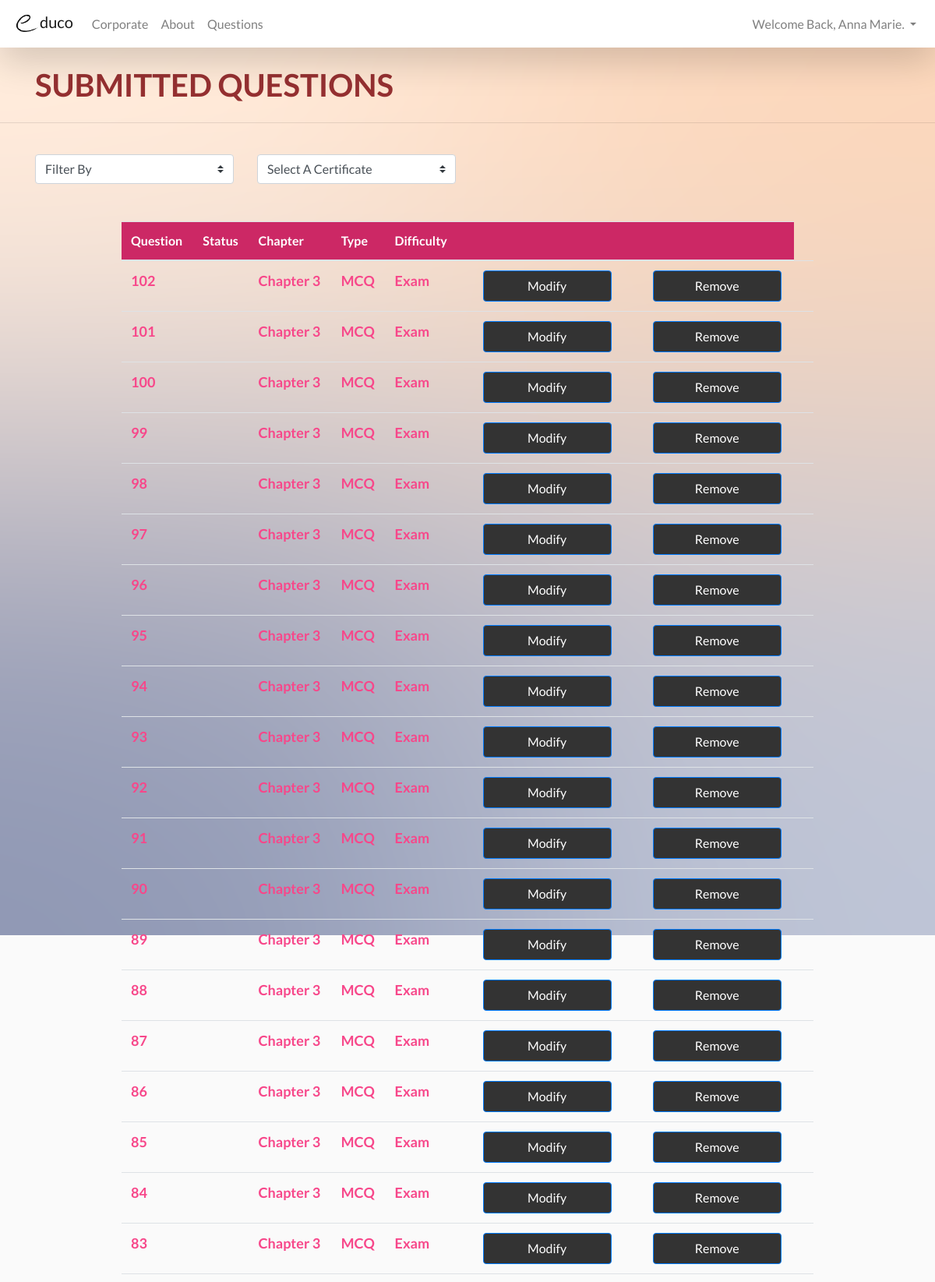
The page /website/corporate/corporate_submitted_questions.php (signed in, upper part) on the database its author committed.
### tables this page shows
CREATE TABLE IF NOT EXISTS `question` (
  `Q_No` int(11) NOT NULL AUTO_INCREMENT,
  `U_ID` int(11) NOT NULL,
  `Chapter` varchar(255) NOT NULL,
  `Format` varchar(255) NOT NULL,
  `Difficulty` varchar(255) NOT NULL,
  `Mark` int(1) NOT NULL,
  `QuestionContent` text NOT NULL,
  `Image` mediumblob,
  `Imagepath` varchar(255) DEFAULT NULL,
  `A` varchar(255) NOT NULL,
  `B` varchar(255) NOT NULL,
  `C` varchar(255) NOT NULL,
  `D` varchar(255) NOT NULL,
  `TrueAnswer` varchar(255) NOT NULL,
  `Approval` int(11) DEFAULT NULL,
  PRIMARY KEY (`Q_No`)
);

### website/corporate/corporate_submitted_questions.php (the view, shortened to what this page needs)
<!DOCTYPE html>
<html>
<head>
<?php include($_SERVER["DOCUMENT_ROOT"].'/template/header.php'); ?>
</head>
<body>
<?php include($_SERVER["DOCUMENT_ROOT"].'/template/corporatenavbar.php'); ?>
<br/>
<div class="container">
  <div class="row">
    <div class="col-lg-10">
      <h4 class="float-left" style="font-size: 2.5em; color: #953031; font-weight: bold;">
      SUBMITTED QUESTIONS&nbsp;&nbsp;&nbsp;
      </h4>
    </div>
  </div>
</div>
<hr/><br/>
<div class="container">
  <div class="row">
    <div class="col-sm-3">
      <select class="custom-select" id="inputGroupSelect01">
        <option selected disabled>Filter By</option>
      </select>
    </div>
    <div class="col-sm-3">
      <select class="custom-select" id="inputGroupSelect01">
        <option selected disabled>Select A Certificate</option>
      </select>
    </div>
  </div>
<br/><br/>
<table class="table table-hover" style="margin-left: 10%; width: 80%;">
  <thead>
    <tr style="background-color: #CC2865; color: white;">
      <th>Question</th>
      <th>Status</th>
      <th>Chapter</th>
      <th>Type</th>
      <th>Difficulty</th>
      <th></th>
      <th></th>
      <th></th>
    </tr>
  </thead>
<tbody style="color: #F7478A; font-size: 18px; font-weight: bold;">
<?php
$conn = mysqli_connect('localhost','root','','educo');
$sql = "SELECT Q_No,Approval,Chapter,Format,Difficulty FROM question";
$result = mysqli_query($conn, $sql);
while($row = mysqli_fetch_array($result))
{
  echo "<tr>";
  echo "<td>" . $row['Q_No'] . "</td>";
  echo "<td>" . $row['Approval'] . "</td>";
  echo "<td>" . $row['Chapter'] . "</td>";
  echo "<td>" . $row['Format'] . "</td>";
  echo "<td>" . $row['Difficulty'] . "</td>";
  echo "<td>";
  echo "<button class= 'btn btn-primary' style='width: 165px; height: 40px; color: white;
        background-color:#333333;' onclick=\"window.location.href='edit_question_teacher.php?id=".$row['Q_No']."'\">Modify</button></td>";
  echo "<td>";
  echo "<td>";
  echo "<button class= 'btn btn-primary' style='width: 165px; height: 40px; color: white;
        background-color:#333333;'>Remove</button></td>";
  echo "<td>";
  echo "</tr>";
  }
  echo "</table>";
?>
</div>
</body>
</html>

### template/header.php (style rules this page uses)
body { font-family: 'Lato' !important; background-color: #FAFAFA !important; }

### website/corporate/corporate_submitted_questions.php (style rules this page uses)
body { background-image: url("/pictures/Corporate Background.png"); background-repeat: no-repeat; background-size: 100%; }

### rows shown on the page
question: Q_No "102", Chapter "Chapter 3", Format "MCQ", Difficulty "Exam"
question: Q_No "101", Chapter "Chapter 3", Format "MCQ", Difficulty "Exam"
question: Q_No "100", Chapter "Chapter 3", Format "MCQ", Difficulty "Exam"
question: Q_No "99", Chapter "Chapter 3", Format "MCQ", Difficulty "Exam"
question: Q_No "98", Chapter "Chapter 3", Format "MCQ", Difficulty "Exam"
question: Q_No "97", Chapter "Chapter 3", Format "MCQ", Difficulty "Exam"
question: Q_No "96", Chapter "Chapter 3", Format "MCQ", Difficulty "Exam"
question: Q_No "95", Chapter "Chapter 3", Format "MCQ", Difficulty "Exam"
question: Q_No "94", Chapter "Chapter 3", Format "MCQ", Difficulty "Exam"
question: Q_No "93", Chapter "Chapter 3", Format "MCQ", Difficulty "Exam"
question: Q_No "92", Chapter "Chapter 3", Format "MCQ", Difficulty "Exam"
question: Q_No "91", Chapter "Chapter 3", Format "MCQ", Difficulty "Exam"
question: Q_No "90", Chapter "Chapter 3", Format "MCQ", Difficulty "Exam"
question: Q_No "89", Chapter "Chapter 3", Format "MCQ", Difficulty "Exam"
question: Q_No "88", Chapter "Chapter 3", Format "MCQ", Difficulty "Exam"
question: Q_No "87", Chapter "Chapter 3", Format "MCQ", Difficulty "Exam"
question: Q_No "86", Chapter "Chapter 3", Format "MCQ", Difficulty "Exam"
question: Q_No "85", Chapter "Chapter 3", Format "MCQ", Difficulty "Exam"
question: Q_No "84", Chapter "Chapter 3", Format "MCQ", Difficulty "Exam"
question: Q_No "83", Chapter "Chapter 3", Format "MCQ", Difficulty "Exam"

### other values the page prints
$_SESSION['user'] "Anna Marie"
